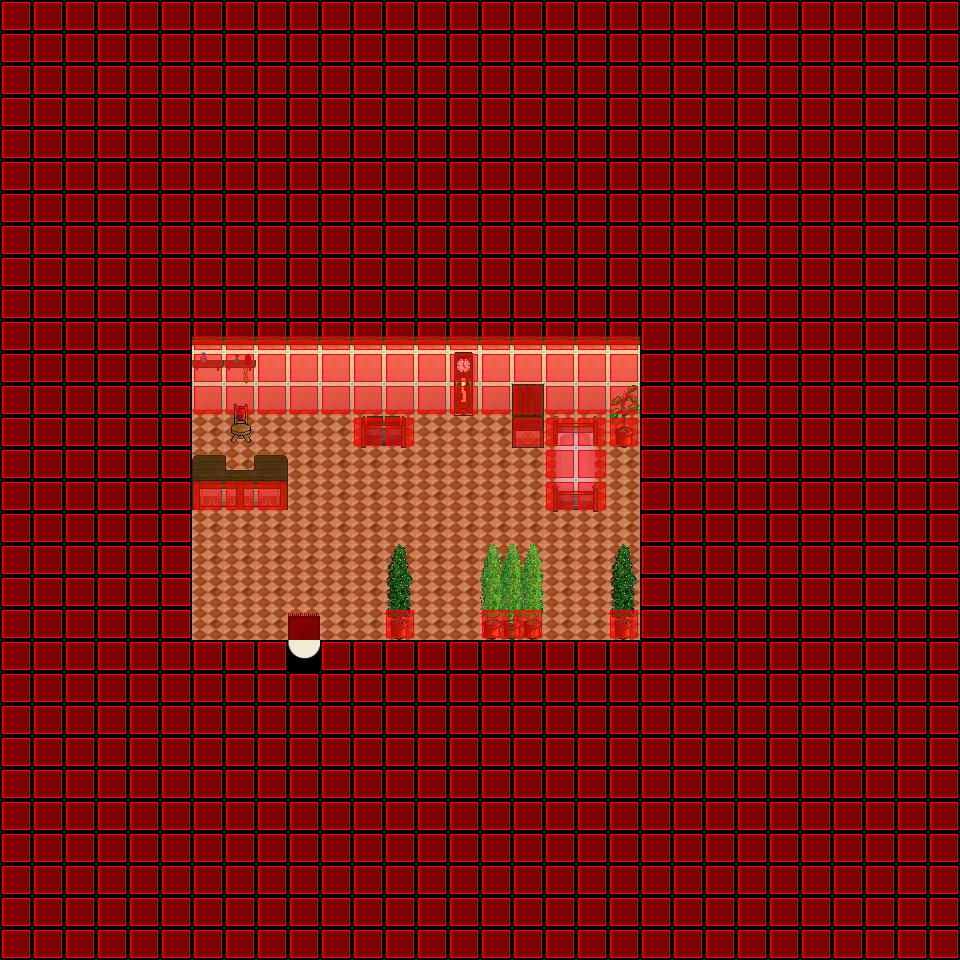

The image is a tile-based game level rendered from a .tmx file. Its description and source (layers, tilesets, objects; grid data summarised) follow:
An orthogonal 30x30 tile map with 32x32 px tiles, 5 tile layers (Ground, Ground, Fringe, Over, ...), 6 tilesets and 2 objects (WARP, SCRIPT).

<map version="1.0" orientation="orthogonal" width="30" height="30" tilewidth="32" tileheight="32">
 <properties>
  <property name="music" value="inside2.ogg" />
 </properties>
 <tileset firstgid="1" name="collision1_32_32" tilewidth="32" tileheight="32">
  <image source="../graphics/tiles/collision1_32_32.png" width="1024" height="1024" />
 </tileset>
 <tileset firstgid="1025" name="indoor3_32_32" tilewidth="32" tileheight="32">
  <image source="../graphics/tiles/indoor3_32_32.png" width="1024" height="1024" />
 </tileset>
 <tileset firstgid="2049" name="indoor2_32_32" tilewidth="32" tileheight="32">
  <image source="../graphics/tiles/indoor2_32_32.png" width="1024" height="1024" />
 </tileset>
 <tileset firstgid="3073" name="indoor2_32_64" tilewidth="32" tileheight="64">
  <image source="../graphics/tiles/indoor2_32_64.png" width="1024" height="1024" />
 </tileset>
 <tileset firstgid="3585" name="indoor2_32_96" tilewidth="32" tileheight="96">
  <image source="../graphics/tiles/indoor2_32_96.png" width="1024" height="960" />
 </tileset>
 <tileset firstgid="3905" name="indoor2_32_64" tilewidth="32" tileheight="64">
  <image source="../graphics/tiles/indoor2_32_64.png" width="1024" height="1024" />
 </tileset>
 <layer name="Ground" width="30" height="30">
  <data>[900 cells, 14 non-empty, 1 distinct tile ids]</data>
 </layer>
 <layer name="Ground" width="30" height="30">
  <data>[900 cells, 900 non-empty, 8 distinct tile ids]</data>
 </layer>
 <layer name="Fringe" width="30" height="30">
  <data>[900 cells, 22 non-empty, 21 distinct tile ids]</data>
 </layer>
 <layer name="Over" width="30" height="30">
  <data>[900 cells, 0 non-empty, 0 distinct tile ids]</data>
 </layer>
 <layer name="Collision" width="30" height="30">
  <data>[900 cells, 818 non-empty, 1 distinct tile ids]</data>
 </layer>
 <objectgroup name="Object" width="30" height="30">
  <object name="Warp to City 8 XCF" type="WARP" x="288" y="640" width="32" height="32">
   <properties>
    <property name="DEST_MAP" value="ow-o0000-o0000-o0000" />
    <property name="DEST_X" value="2624" />
    <property name="DEST_Y" value="5760" />
   </properties>
  </object>
  <object name="External Map Events" type="SCRIPT" x="-1280" y="-2240">
   <properties>
    <property name="FILENAME" value="scripts/maps/iw-selphi-timlet-middlehouse-right-o00-o00-o00.lua" />
   </properties>
  </object>
 </objectgroup>
</map>
